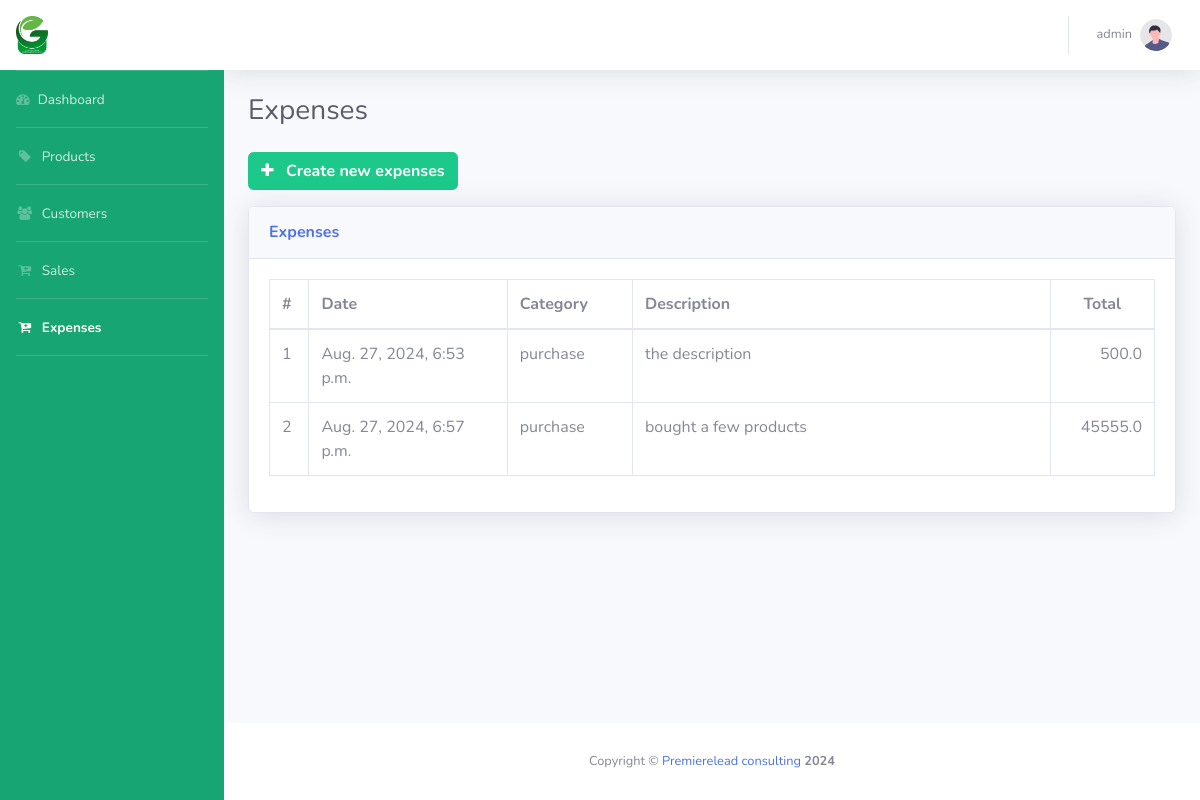
/expenses/ (signed in), run on an earlier commit of the app's database.
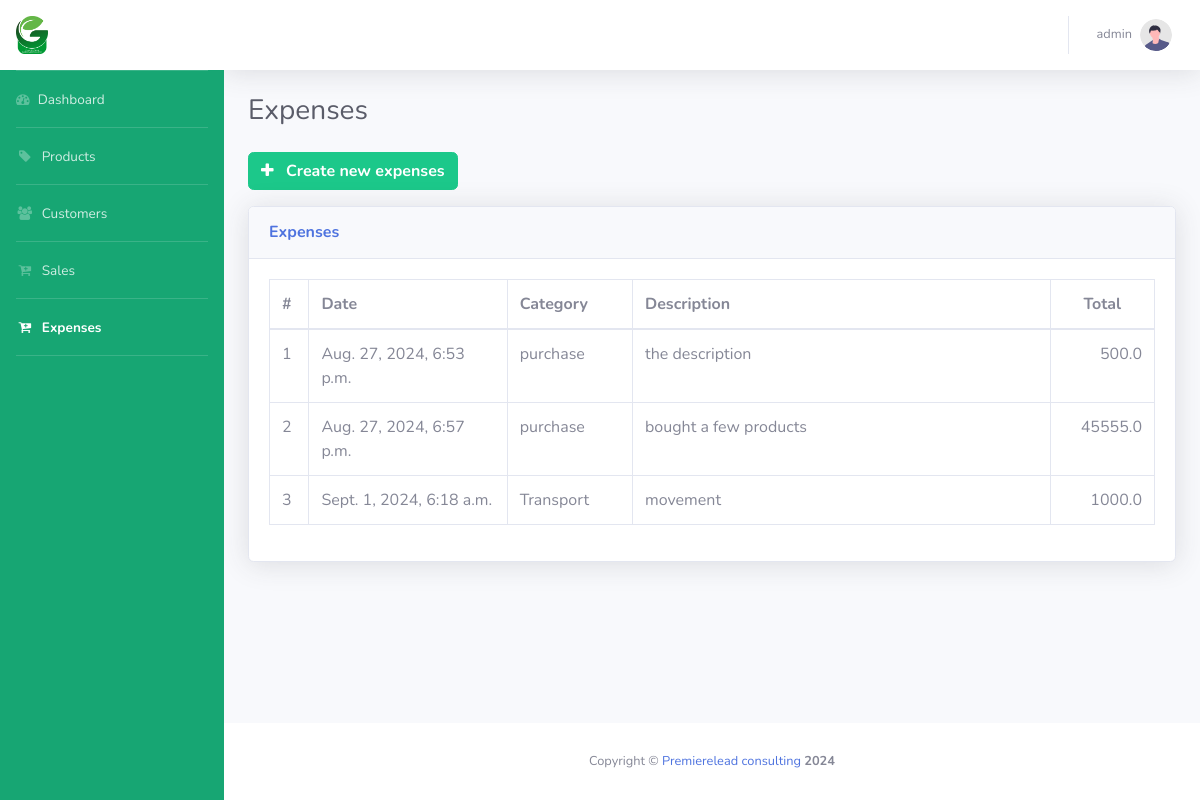
And on a later commit of the database.
### expenses/models.py (models this page shows, shortened)
class Expenses(models.Model):
    user = models.ForeignKey(User, on_delete=models.CASCADE, null=True)
    Category = models.CharField(default="category", max_length=50)
    date_added = models.DateTimeField(default=django.utils.timezone.now)
    grand_total = models.FloatField(default=0)
    description = models.TextField(default="description")
    class Meta:
        db_table = 'Expenses'

### expenses/views.py (the view)
# urls.py: path('', views.expenses_list_view, name='expenses_list'),
@login_required(login_url="/accounts/login/")
def expenses_list_view(request):
    context = {
        "active_icon": "expenses",
        "expenses": Expenses.objects.all()
    }
    return render(request, "expenses/expenses.html", context=context)

### templates/expenses/expenses.html (shortened to what this page needs)
{% extends "pos/base.html" %}
{% load static %}
{% block heading %}Expenses{% endblock heading %}
{% block content %}
    <div class="row ml-0 mb-3">
        <a href="{% url 'expenses:expenses_add' %}">
            <button type="button" class="btn btn-success font-weight-bold">
                    <i class="fa fa-plus mr-2"></i>
                    Create new expenses
            </button>
        </a>
    </div>
    <div class="card shadow mb-12">
        <div class="card-header py-3">
            <h6 class="m-0 font-weight-bold text-primary">Expenses</h6>
        </div>
        <div class="card-body">
            <div class="table-responsive">
                <table class="table table-bordered table-hover" id="dataTable" width="100%" cellspacing="0">
                    <thead>
                        <tr>
                            <th style="width:3%">#</th>
                            <th style="width:19%">Date</th>
                            <th style="width:12%">Category</th>
                            <th style="width:40%">Description</th>
                            <th class="text-center" style="width:10%">Total</th>
                        </tr>
                    </thead>
                    <tbody>
                        {% for s in expenses %}
                        <tr>
                            <td>{{forloop.counter}}</td>
                            <td>{{s.date_added}}</td>
                            <td>{{s.Category}}</td>
                            <td>{{s.description}}</td>
                            <td class="text-right" >{{s.grand_total}}</td>
                        </tr>
                        {% endfor %}
                    </tbody>
                </table>
            </div>
        </div>
    </div>
{% endblock content %}

What changed in the data, as far as the page shows it:
added Expenses: date_added "Sept. 1, 2024, 6:18 a.m.", Category "Transport", description "movement", grand_total "1000.0"
